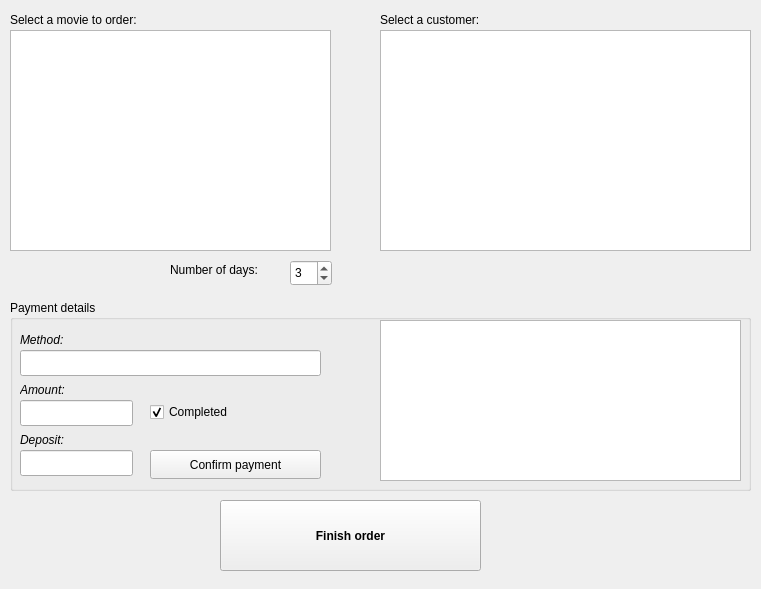
<?xml version="1.0" encoding="UTF-8"?>
<ui version="4.0">
 <class>ShopEntriesWindow</class>
 <widget class="QWidget" name="ShopEntriesWindow">
  <property name="geometry">
   <rect>
    <x>0</x>
    <y>0</y>
    <width>761</width>
    <height>589</height>
   </rect>
  </property>
  <property name="windowTitle">
   <string>New Order</string>
  </property>
  <property name="windowIcon">
   <iconset theme="x-office-calendar"/>
  </property>
  <widget class="QTableView" name="tableView_orderSelectMovie">
   <property name="geometry">
    <rect>
     <x>10</x>
     <y>30</y>
     <width>321</width>
     <height>221</height>
    </rect>
   </property>
  </widget>
  <widget class="QTableView" name="tableView_orderSelectCustomer">
   <property name="geometry">
    <rect>
     <x>380</x>
     <y>30</y>
     <width>371</width>
     <height>221</height>
    </rect>
   </property>
  </widget>
  <widget class="QGroupBox" name="groupBox_paymentDetails">
   <property name="geometry">
    <rect>
     <x>10</x>
     <y>300</y>
     <width>741</width>
     <height>191</height>
    </rect>
   </property>
   <property name="font">
    <font>
     <strikeout>false</strikeout>
    </font>
   </property>
   <property name="title">
    <string>Payment details</string>
   </property>
   <widget class="QLineEdit" name="lineEdit_pMethod">
    <property name="geometry">
     <rect>
      <x>10</x>
      <y>50</y>
      <width>301</width>
      <height>26</height>
     </rect>
    </property>
   </widget>
   <widget class="QLineEdit" name="lineEdit_pAmount">
    <property name="geometry">
     <rect>
      <x>10</x>
      <y>100</y>
      <width>113</width>
      <height>26</height>
     </rect>
    </property>
   </widget>
   <widget class="QLineEdit" name="lineEdit_pDeposit">
    <property name="geometry">
     <rect>
      <x>10</x>
      <y>150</y>
      <width>113</width>
      <height>26</height>
     </rect>
    </property>
   </widget>
   <widget class="QLabel" name="label_3">
    <property name="geometry">
     <rect>
      <x>10</x>
      <y>30</y>
      <width>63</width>
      <height>20</height>
     </rect>
    </property>
    <property name="font">
     <font>
      <italic>true</italic>
      <strikeout>false</strikeout>
     </font>
    </property>
    <property name="text">
     <string>Method:</string>
    </property>
   </widget>
   <widget class="QLabel" name="label_4">
    <property name="geometry">
     <rect>
      <x>10</x>
      <y>80</y>
      <width>63</width>
      <height>20</height>
     </rect>
    </property>
    <property name="font">
     <font>
      <italic>true</italic>
      <strikeout>false</strikeout>
     </font>
    </property>
    <property name="text">
     <string>Amount:</string>
    </property>
   </widget>
   <widget class="QLabel" name="label_5">
    <property name="geometry">
     <rect>
      <x>10</x>
      <y>130</y>
      <width>63</width>
      <height>20</height>
     </rect>
    </property>
    <property name="font">
     <font>
      <italic>true</italic>
      <strikeout>false</strikeout>
     </font>
    </property>
    <property name="text">
     <string>Deposit:</string>
    </property>
   </widget>
   <widget class="QCheckBox" name="checkBox_pIsCompleted">
    <property name="geometry">
     <rect>
      <x>140</x>
      <y>100</y>
      <width>171</width>
      <height>24</height>
     </rect>
    </property>
    <property name="text">
     <string>Completed</string>
    </property>
    <property name="checked">
     <bool>true</bool>
    </property>
   </widget>
   <widget class="QPushButton" name="pushButton_pConfirm">
    <property name="geometry">
     <rect>
      <x>140</x>
      <y>150</y>
      <width>171</width>
      <height>29</height>
     </rect>
    </property>
    <property name="text">
     <string>Confirm payment</string>
    </property>
   </widget>
   <widget class="QTableView" name="tableView_orderSelectPayment">
    <property name="geometry">
     <rect>
      <x>370</x>
      <y>20</y>
      <width>361</width>
      <height>161</height>
     </rect>
    </property>
   </widget>
  </widget>
  <widget class="QLabel" name="label">
   <property name="geometry">
    <rect>
     <x>10</x>
     <y>10</y>
     <width>201</width>
     <height>20</height>
    </rect>
   </property>
   <property name="text">
    <string>Select a movie to order:</string>
   </property>
  </widget>
  <widget class="QLabel" name="label_2">
   <property name="geometry">
    <rect>
     <x>380</x>
     <y>10</y>
     <width>131</width>
     <height>20</height>
    </rect>
   </property>
   <property name="text">
    <string>Select a customer:</string>
   </property>
  </widget>
  <widget class="QLabel" name="label_6">
   <property name="geometry">
    <rect>
     <x>170</x>
     <y>260</y>
     <width>111</width>
     <height>20</height>
    </rect>
   </property>
   <property name="text">
    <string>Number of days:</string>
   </property>
  </widget>
  <widget class="QPushButton" name="pushButton_finishOrder">
   <property name="geometry">
    <rect>
     <x>220</x>
     <y>500</y>
     <width>261</width>
     <height>71</height>
    </rect>
   </property>
   <property name="font">
    <font>
     <bold>true</bold>
    </font>
   </property>
   <property name="text">
    <string>Finish order</string>
   </property>
  </widget>
  <widget class="QSpinBox" name="spinBox_Days">
   <property name="geometry">
    <rect>
     <x>290</x>
     <y>260</y>
     <width>42</width>
     <height>26</height>
    </rect>
   </property>
   <property name="value">
    <number>3</number>
   </property>
  </widget>
 </widget>
 <resources/>
 <connections/>
</ui>
